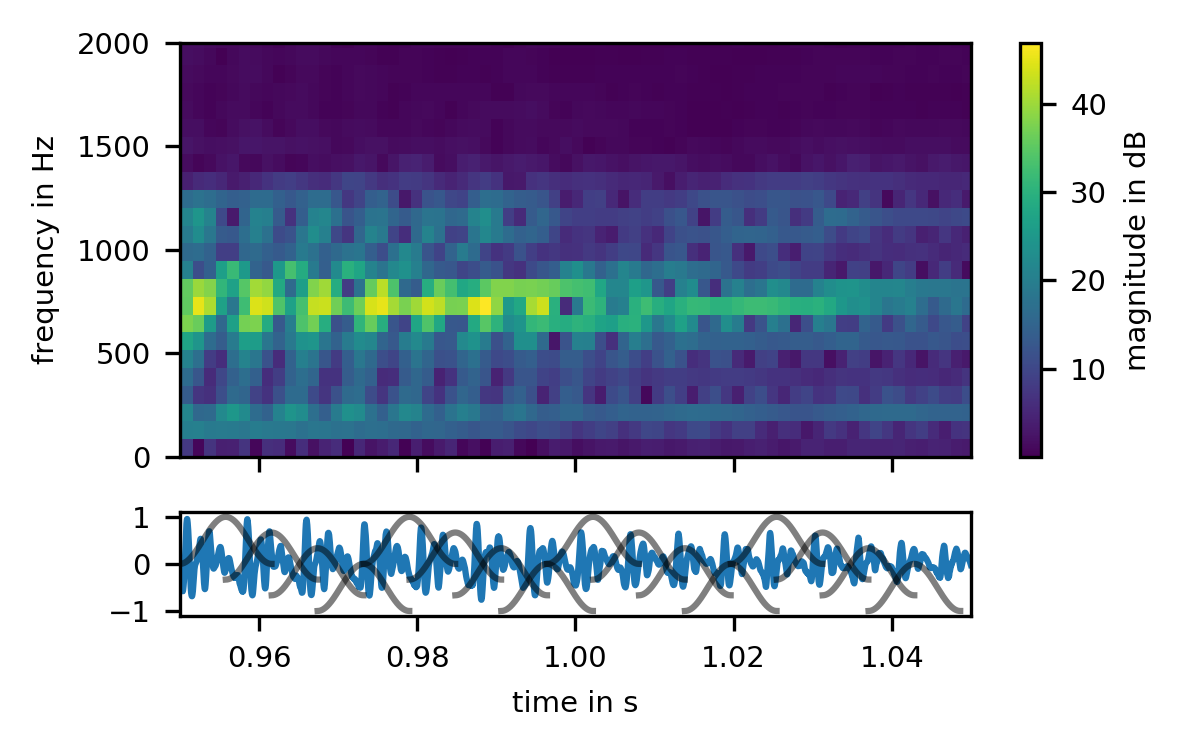

The script that drew this image:
import matplotlib
from matplotlib import pyplot
import numpy
import soundfile
import signals
import scipy.signal

matplotlib.rcParams['font.size'] = 7

blocksize = 512
hopsize = 64

fig, (ax1, ax2) = pyplot.subplots(nrows=2, sharex=True, figsize=[4, 2.5],
                                  gridspec_kw=dict(height_ratios=[4, 1]))

signal, samplerate = soundfile.read("Mann_short.wav")
spectrogram = signals.Spectrogram(signal, samplerate,
                                  blocksize=blocksize, hopsize=hopsize,
                                  window=scipy.signal.hann(blocksize),
                                  nfft=blocksize)

im = ax1.imshow(
    numpy.abs(spectrogram).T,
    origin='lower', aspect='auto',
    extent=[blocksize/samplerate/2-hopsize/samplerate/2,
            len(spectrogram)*hopsize/samplerate+blocksize/samplerate/2,
            0, samplerate/2])

# highlight selected specra in color:
times = numpy.arange(len(spectrogram))*hopsize/samplerate+blocksize/samplerate/2

fig.colorbar(im, ax=ax1, label='magnitude in dB')
ax1.set(ylim=[0, 2000], ylabel='frequency in Hz')

ax2.plot(numpy.linspace(0, spectrogram.duration, len(signal)), signal)
ax2.set(xlabel='time in s', xlim=[0.95, 1.05], ylim=[-1.1, 1.1])
for idx, xoffset in enumerate(numpy.arange(0.95, 1.04, blocksize/samplerate/2)):
    yoffset = (idx % 4) / 3
    ax2.plot(numpy.arange(blocksize)/samplerate+xoffset, scipy.signal.hann(blocksize)-yoffset, color='black', alpha=0.5)

fig.tight_layout()
pos1 = ax1.get_position().bounds; pos2 = ax2.get_position().bounds
ax2.set_position([pos2[0], pos2[1], pos1[2], pos2[3]])

fig.savefig(__file__[:-3] + '.png', dpi=300)
